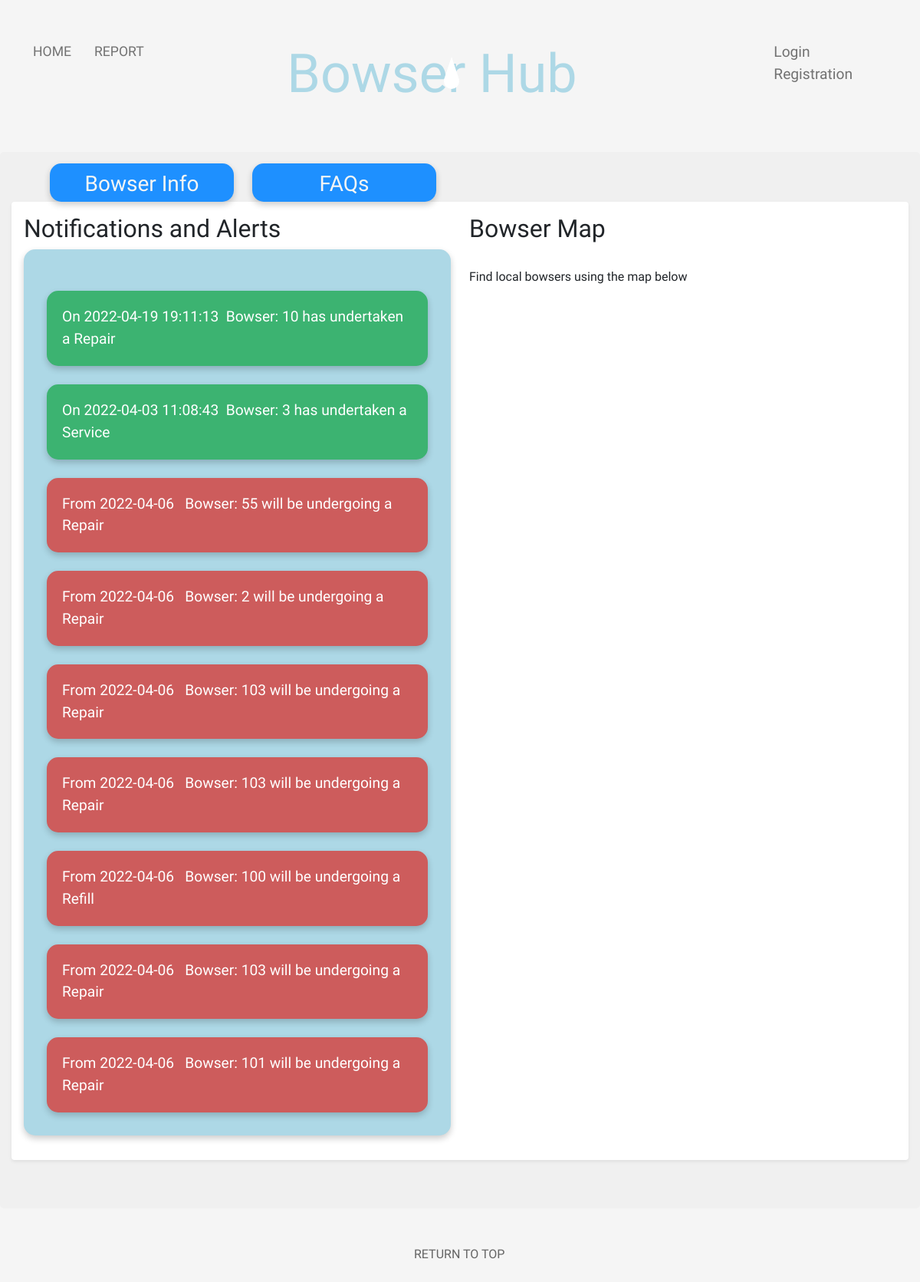
The app's page /home/index.php with its own data.
### tables this page shows
CREATE TABLE `tbl_notifications` (
  `Notice_ID` int(11) NOT NULL,
  `Notice_Text` varchar(250) NOT NULL,
  `Area_ID` int(11) NOT NULL,
  `Date` timestamp NOT NULL DEFAULT current_timestamp() ON UPDATE current_timestamp(),
  `Type` int(4) NOT NULL
);

### home/index.php (the view, shortened to what this page needs)
<!doctype html>
<html lang="en">
<head>
    <link href="https://cdn.jsdelivr.net/npm/bootstrap@5.1.1/dist/css/bootstrap.min.css" rel="stylesheet">
    <link rel="stylesheet" href="../global/global.css" type="text/css">
    <link rel="stylesheet" href="home.css" type="text/css">
	<link rel="stylesheet" href="https://cdnjs.cloudflare.com/ajax/libs/jqueryui/1.12.1/jquery-ui.css" />
</head>
<body>
<div>
    <div class="nav-wrapper">
        <div class="left-side">
            <div class="nav-link-wrapper active-nav-link">
                <a class="text-focus-in" href="index.php">Home</a>
            </div>
            	<div class="nav-link-wrapper">
                	<a class="text-focus-in" id="link" href="#reportModal" data-bs-toggle="modal">Report</a></div>
            </div>
	</div>
    <div class="middle">
        <h2 class="text-focus-in" id="navTitle">Bowser Hub</h2>
        <div class="drop"></div>
    </div>
        <div class="right-side" >
            <?php
            if (isset($_SESSION['email'])){
                echo "<div class='nav-link-wrapper' id='logoutTab'>";
                echo "<a href='logout.php'>Logout</a>";
                echo "</div>";
            } else {
                echo '
            <div class="nav-link-wrapper" id="loginTab">
                <a class="" id="loginLink" href="#loginModal" data-bs-toggle="modal" >Login</a>
                <div class="nav-link-wrapper" id="registrationTab">
                    <a class="" id="registerLink" href="#registerModal" data-bs-toggle="modal" >Registration</a>
                </div>
            </div>
            ';}?>
        </div>
    </div>
    <div class="upperPage">
        <div class="row">
            <div class="col">
                <div class="vibrate-2" id="viewBowserInformation" >
                    <a class="text-focus-in" class="remove_outline" href="javascript:popUpWindow('../bowsers/bowsers.php','bowsers','900','500')"><h3 id="reportTxt">Bowser Info</h3></a>
                </div>
            </div>
            <div class="col">
                <div class="vibrate-2" id="viewFAQ" >
                    <a class="text-focus-in" href="#FAQModal" data-bs-toggle="modal" ><h3 id="reportTxt">FAQs</h3></a>
                </div>
            </div>
            <div class="col"></div>
            <div class="col"></div>
        </div>
        <div class="shadow-sm p-3 mb-5 bg-body rounded">
            <div class="row">
                    <div class="col">
                        <h2> Notifications and Alerts</h2>
                        <ul class="notification-list">
                            <?php
                            $connection = OpenConnection();
                            $sql = "SELECT * FROM `tbl_notifications` ORDER BY Date DESC LIMIT 10 ";
                            $result = mysqli_query($connection, $sql);
                            while($rows = mysqli_fetch_assoc($result)) {
                                $notificationType = $rows['Type'];
                                switch($notificationType){
                                    case 1:
                                        $notificationDiv = "notificationFault";
                                        break;
                                    case 2:
                                        $notificationDiv = "notificationFix";
                                        break;
                                }
                                $notification = $rows['Notice_Text'];
                                echo "<br />";
                                echo "<div id='$notificationDiv'>".$notification."</div>";
                            }
                            ?>
                        </ul>
                    </div>
                    <div class="col">
                        <div class="text_area">
                            <h2>Bowser Map</h2>
                            <br />
                            <p> Find local bowsers using the map below </p>
                            <br />
                            <div id="map">
                            </div>
                        </div>
                    </div>
            </div>
        </div>
    </div>
        <br />  <br />
        <p><a id="top_link" href="#back_to_top" >RETURN TO TOP</a></p>
        <br />  <br />
</body>
</html>

### global/global.css (style rules this page uses)
.left-side { margin-left: 5px; }
body { font-family: "Comfortaa", cursive; margin: 0px; background-color: whitesmoke; }
.nav-wrapper { display: flex; justify-content: space-between; padding: 38px; font-size: larger; }
#navTitle { font-family: 'Rubik Moonrocks', cursive; font-size: 90px; color: lightblue; margin-left: 30pc; }
.left-side { display: flex; margin-left: -4%; }
.nav-wrapper > .left-side > div { margin-right: 30px; text-transform: uppercase; font-size: 1.1rem; }
.nav-wrapper > .right-side > div { margin-right: 50px; }
.nav-link-wrapper { height: 22px; border-bottom: 1px solid transparent; transition: border-bottom 0.5s; }
.active-nav-link a { color: #727272; }
.nav-link-wrapper a { color: #727272; text-decoration: none; transition: color 0.5s; }
.text-focus-in { -webkit-animation: text-focus-in 0.7s cubic-bezier(0.55, 0.085, 0.68, 0.53) both; animation: text-focus-in 0.7s cubic-bezier(0.55, 0.085, 0.68, 0.53) both; animation-delay: 0.7s; }
.middle { margin-left: -30%; }
.upperPage { background-color: rgb(240, 240, 240); border-radius: 5px; padding: 15px; margin-top: -20px; }
#top_link { color: #656565; margin-left: 45%; }
a:link { text-decoration: none; }
#map { height: 400px; }
@media only screen and (max-width: 1200px) { .middle { margin-left: -50px; } }
@media only screen and (max-width: 1200px) { #navTitle { margin-left: -50px; font-size: 70px; } }
.drop { position: relative; width: 20px; height: 20px; top: -50px; margin: 0 auto; background: #FFF; -moz-border-radius: 20px; -webkit-border-radius: 20px; border-radius: 20px; -moz-animation-name: drip; -webkit-animation-name: drip; animation-name: drip; -moz-animation-timing-function: cubic-bezier(1,0,.91,.19); -webkit-animation-timing-function: cubic-bezier(1,0,.91,.19); animation-timing-function: cubic-bezier(1,0,.91,.19); -moz-animation-duration: 2s; -webkit-animation-duration: 2s; animation-duration: 2s; -moz-animation-iteration-count: infinite; -webkit-animation-iteration-count: infinite; animation-iteration-count: infinite; }
.drop:before { content: ""; position: absolute; width: 0; height: 0; border-left: 10px solid transparent; border-right: 10px solid transparent; border-bottom: 30px solid rgba(255,255,255,1); top: -22px; }

### home/home.css (style rules this page uses)
.left-side { margin-left: 5px; }
.notification-list { padding: 30px; background-color: lightblue; border: 0; border-radius: 15px; box-shadow: 0 4px 8px 0 rgba(0, 0, 0, 0.2); }
#notificationFault { padding: 20px; background-color: indianred; border: 0; border-radius: 15px; box-shadow: 0 4px 8px 0 rgba(0, 0, 0, 0.2); font-size: larger; color: white; }
#notificationFix { padding: 20px; background-color: mediumseagreen; border: 0; border-radius: 15px; box-shadow: 0 4px 8px 0 rgba(0, 0, 0, 0.2); font-size: larger; color: white; }
#viewBowserInformation { padding: 10px; height: 50px; font-stretch: expanded; background-color: dodgerblue; border: 0; border-radius: 15px; box-shadow: 0 4px 8px 0 rgba(0, 0, 0, 0.2); width: 15pc; }
#viewFAQ { padding: 10px; height: 50px; font-stretch: expanded; background-color: dodgerblue; border: 0; border-radius: 15px; box-shadow: 0 4px 8px 0 rgba(0, 0, 0, 0.2); width: 15pc; }
#reportTxt { color: whitesmoke; text-align: center; }
.vibrate-2 { -webkit-animation: vibrate-2 1s linear infinite both; animation: vibrate-2 1s linear infinite both; }
@media only screen and (max-width: 1200px) { #viewBowserInformation { margin-left: 50px; } }

### records on screen
tbl_notifications: Notice_Text "On 2022-04-19 19:11:13 Bowser: 10 has undertaken a Repair"
tbl_notifications: Notice_Text "On 2022-04-03 11:08:43 Bowser: 3 has undertaken a Service"
tbl_notifications: Notice_Text "From 2022-04-06 Bowser: 55 will be undergoing a Repair"
tbl_notifications: Notice_Text "From 2022-04-06 Bowser: 2 will be undergoing a Repair"
tbl_notifications: Notice_Text "From 2022-04-06 Bowser: 103 will be undergoing a Repair"
tbl_notifications: Notice_Text "From 2022-04-06 Bowser: 103 will be undergoing a Repair"
tbl_notifications: Notice_Text "From 2022-04-06 Bowser: 100 will be undergoing a Refill"
tbl_notifications: Notice_Text "From 2022-04-06 Bowser: 103 will be undergoing a Repair"
tbl_notifications: Notice_Text "From 2022-04-06 Bowser: 101 will be undergoing a Repair"
